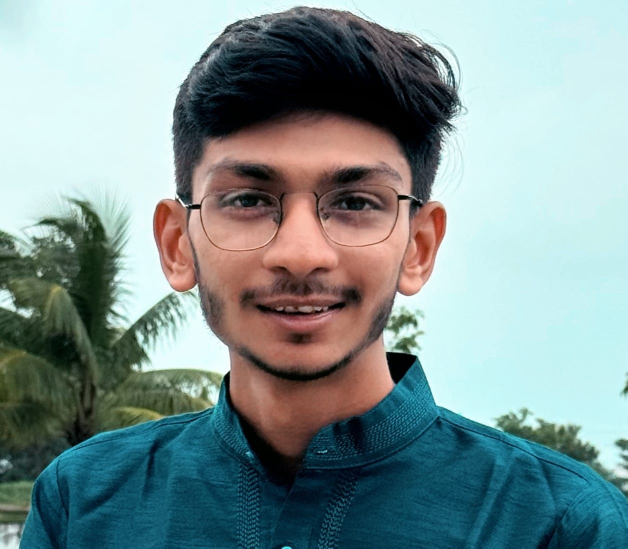
#> input picture data/images/original.jpg, 1255 x 1097 px, found by its file name (shown at 1/2 size); its folder holds only this picture in this run
$ python prepare_dataset.py
#> lines starting #> are read from the running program, lines starting #| are printed output that depends on the picture; after the words box and inside, x2 and y2 are one past the last pixel; in counts of white or black regions, pixels touching at a corner belong together
import os
import sys
import cv2
import numpy as np


def load_user_portrait(image_dir="data/images"):
    """
    Finds the user's uploaded image inside data/images/, handles PNG transparency
    cleanly if present, and saves a standardized 'data/images/original.jpg'.
    """
#> called with image_dir = 'data/images'
    os.makedirs(image_dir, exist_ok=True)
    valid_exts = (".png", ".jpg", ".jpeg", ".webp", ".bmp")
    ignore_files = {"original.jpg", "second_view.jpg", "touching_objects.jpg"}

    candidates = [
        f for f in os.listdir(image_dir)
        if f.lower().endswith(valid_exts) and f.lower() not in ignore_files
    ]

    if candidates:
        source_path = os.path.join(image_dir, candidates[0])
    elif os.path.exists(os.path.join(image_dir, "original.jpg")):
        source_path = os.path.join(image_dir, "original.jpg")
    else:
        print("=================================================================")
        print("[ERROR] No image found inside 'data/images/'!")
        print("1. Run in terminal:  explorer data\\images")
        print("2. Paste your image into that folder.")
        print("3. Run again:        python src/prepare_dataset.py")
        print("=================================================================")
        sys.exit(1)

    raw = cv2.imread(source_path, cv2.IMREAD_UNCHANGED)
#> raw is the input picture: shape (1097, 1255, 3); mean B, G, R 147.5, 147.7, 127.9
    if raw is None:
        print(f"[ERROR] Could not read '{source_path}' as an image.")
        sys.exit(1)

    if len(raw.shape) == 3 and raw.shape[2] == 4:
        bgr = raw[:, :, :3]
        alpha = raw[:, :, 3].astype(np.float32) / 255.0
        alpha_3c = np.dstack([alpha, alpha, alpha])
        white_bg = np.full_like(bgr, 255, dtype=np.uint8)
        clean_bgr = (bgr * alpha_3c + white_bg * (1.0 - alpha_3c)).astype(np.uint8)
        person_mask = (raw[:, :, 3] > 30).astype(np.uint8) * 255
    else:
        clean_bgr = raw if len(raw.shape) == 3 else cv2.cvtColor(raw, cv2.COLOR_GRAY2BGR)
        gray = cv2.cvtColor(clean_bgr, cv2.COLOR_BGR2GRAY)
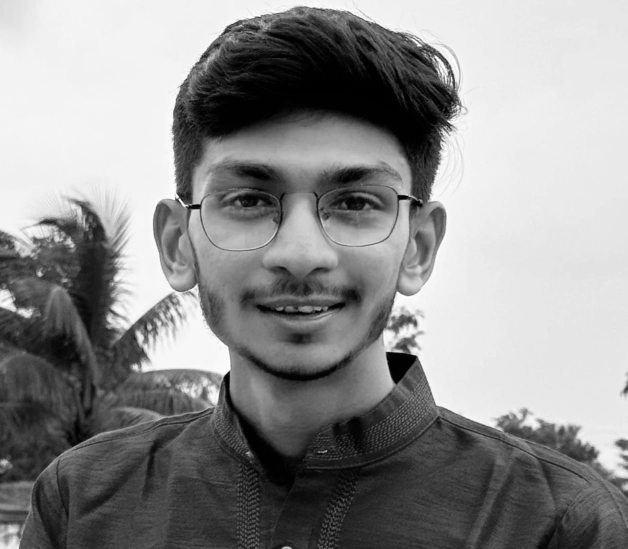
#> gray: shape (1097, 1255) (shown at 1/2 size); min 0, max 255, mean 141.8
        person_mask = (gray < 245).astype(np.uint8) * 255
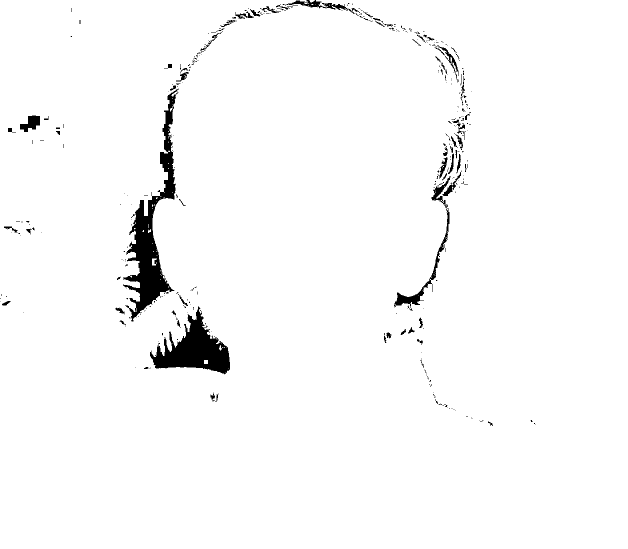
#> person_mask: shape (1097, 1255) (shown at 1/2 size); 97.5% white; 395 black regions (319 under 20 px), largest, box (x1, y1, x2, y2) and area: (246, 177, 357, 643) 13314, (300, 612, 460, 749) 9647, (788, 352, 901, 616) 2482

    kernel = np.ones((5, 5), np.uint8)
    person_mask = cv2.morphologyEx(person_mask, cv2.MORPH_CLOSE, kernel)
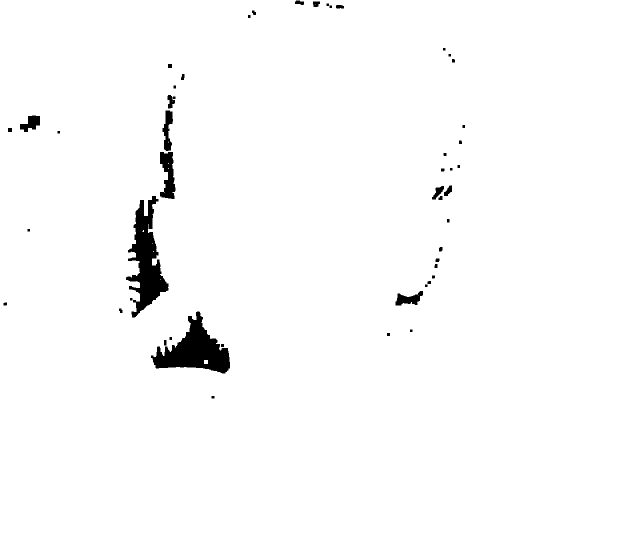
#> person_mask: shape (1097, 1255) (shown at 1/2 size); 98.2% white; 49 black regions, largest, box (x1, y1, x2, y2) and area: (252, 392, 337, 635) 9039, (302, 623, 460, 747) 9027, (320, 304, 351, 398) 1914

    target_original = os.path.join(image_dir, "original.jpg")
    cv2.imwrite(target_original, clean_bgr)
    h, w = clean_bgr.shape[:2]
#> h = 1097; w = 1255
    print(f"[OK] Saved main photograph         : '{target_original}' ({w}x{h} pixels)")
#| [OK] Saved main photograph         : 'data/images/original.jpg' (1255x1097 pixels)
    return clean_bgr, person_mask


def create_second_view(original_bgr, save_path="data/images/second_view.jpg"):
#> called with save_path = 'data/images/second_view.jpg'
    h, w = original_bgr.shape[:2]
#> h = 1097; w = 1255
    src_pts = np.float32([[0, 0], [w - 1, 0], [w - 1, h - 1], [0, h - 1]])
    dx = int(w * 0.06)
#> dx = 75
    dy = int(h * 0.05)
#> dy = 54
    dst_pts = np.float32([
        [dx, dy],
        [w - 1 - int(dx * 0.4), int(dy * 0.6)],
        [w - 1 - dx, h - 1 - dy],
        [int(dx * 0.3), h - 1 - int(dy * 0.4)]
    ])
    matrix = cv2.getPerspectiveTransform(src_pts, dst_pts)
    warped = cv2.warpPerspective(
        original_bgr, matrix, (w, h),
        borderMode=cv2.BORDER_CONSTANT, borderValue=(255, 255, 255)
    )
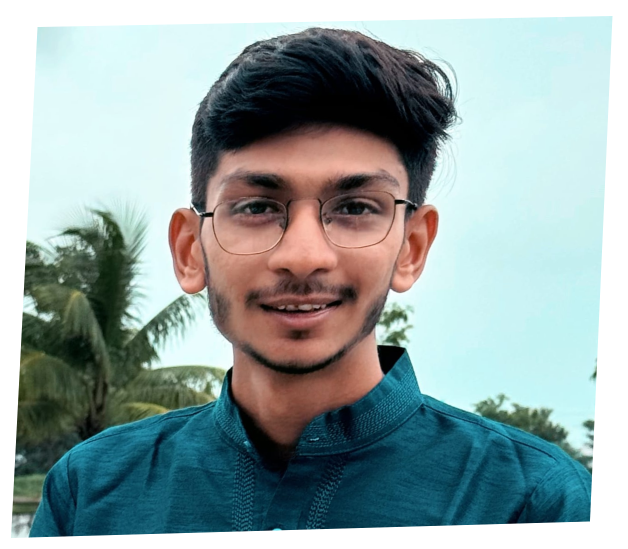
#> warped: shape (1097, 1255, 3) (shown at 1/2 size); mean B, G, R 163.2, 163.3, 146.5
    second_view = np.clip(warped.astype(np.float32) * 0.97 + 4, 0, 255).astype(np.uint8)
    cv2.imwrite(save_path, second_view)
    print(f"[OK] Generated second view image   : '{save_path}' ({w}x{h} pixels)")
#| [OK] Generated second view image   : 'data/images/second_view.jpg' (1255x1097 pixels)


def create_touching_objects_image(save_path="data/images/touching_objects.jpg"):
#> called with save_path = 'data/images/touching_objects.jpg'
    canvas_h, canvas_w = 500, 650
    img = np.full((canvas_h, canvas_w, 3), 30, dtype=np.uint8)
    coins = [
        (160, 180, 68),
        (275, 200, 68),
        (215, 300, 65),
        (430, 175, 68),
        (475, 285, 68),
        (375, 360, 64),
    ]
    for (cx, cy, r) in coins:
        cv2.circle(img, (cx, cy), r, (205, 215, 225), -1)
        cv2.circle(img, (cx, cy), int(r * 0.82), (235, 240, 245), -1)
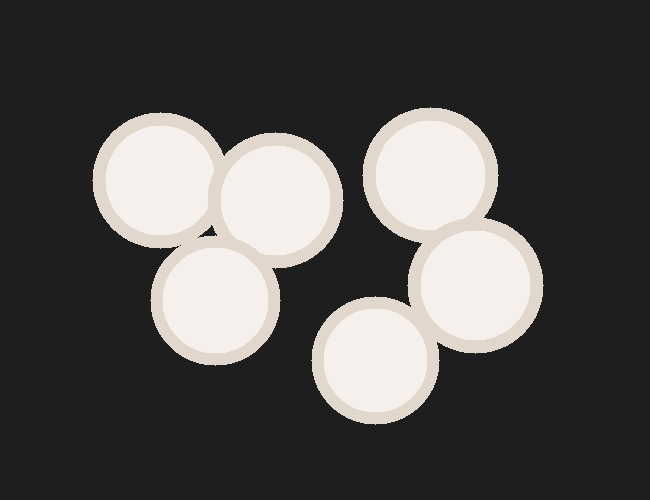
#> img: shape (500, 650, 3); mean of channels 0, 1, 2 79, 80.7, 82.3; drawn as B, G, R
    img = cv2.GaussianBlur(img, (5, 5), 0)
    cv2.imwrite(save_path, img)
    print(f"[OK] Generated watershed image     : '{save_path}' ({canvas_w}x{canvas_h} pixels)")


if __name__ == "__main__":
    print("=== Building Assignment Dataset from Portrait ===")
    clean_img, _ = load_user_portrait("data/images")
    create_second_view(clean_img, "data/images/second_view.jpg")
    create_touching_objects_image("data/images/touching_objects.jpg")
    print("================================================")
    print("[SUCCESS] All dataset files are ready!")
